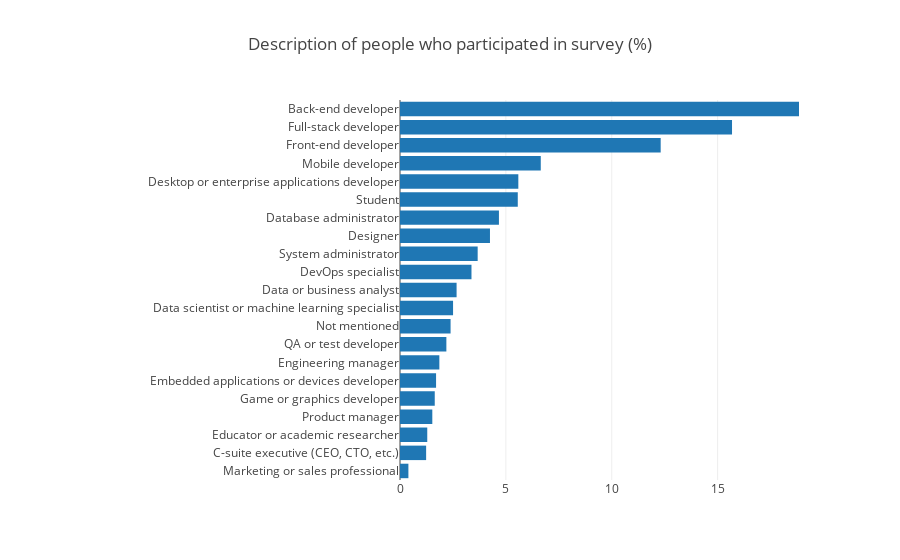

Notebook code cell kept with this figure:
### Code cell
#Plot devtype column
trace = go.Bar(
    y=cnt_srs.index[::-1],
    x=(cnt_srs/cnt_srs.sum() * 100)[::-1],
    orientation = 'h',
)

layout = dict(
    title='Description of people who participated in survey (%)',
    margin=dict(
    l=400,
)
    )
data = [trace]
fig = go.Figure(data=data, layout=layout)
py.iplot(fig)

### Figure 1 — Plotly figure (JSON) as saved in the notebook; plotly's stock layout.template omitted (floating-point values rounded to 4 significant figures)
{"data": [{"orientation": "h", "type": "bar", "uid": "d27c66f9-ffd4-48ce-b35b-534df23742fa", "x": [0.3967, 1.234, 1.287, 1.526, 1.641, 1.704, 1.858, 2.19, 2.389, 2.506, 2.672, 3.376, 3.668, 4.249, 4.672, 5.562, 5.588, 6.648, 12.31, 15.68, 18.84], "y": ["Marketing or sales professional", "C-suite executive (CEO, CTO, etc.)", "Educator or academic researcher", "Product manager", "Game or graphics developer", "Embedded applications or devices developer", "Engineering manager", "QA or test developer", "Not mentioned", "Data scientist or machine learning specialist", "Data or business analyst", "DevOps specialist", "System administrator", "Designer", "Database administrator", "Student", "Desktop or enterprise applications developer", "Mobile developer", "Front-end developer", "Full-stack developer", "Back-end developer"]}], "layout": {"margin": {"l": 400}, "title": "Description of people who participated in survey (%)"}}
